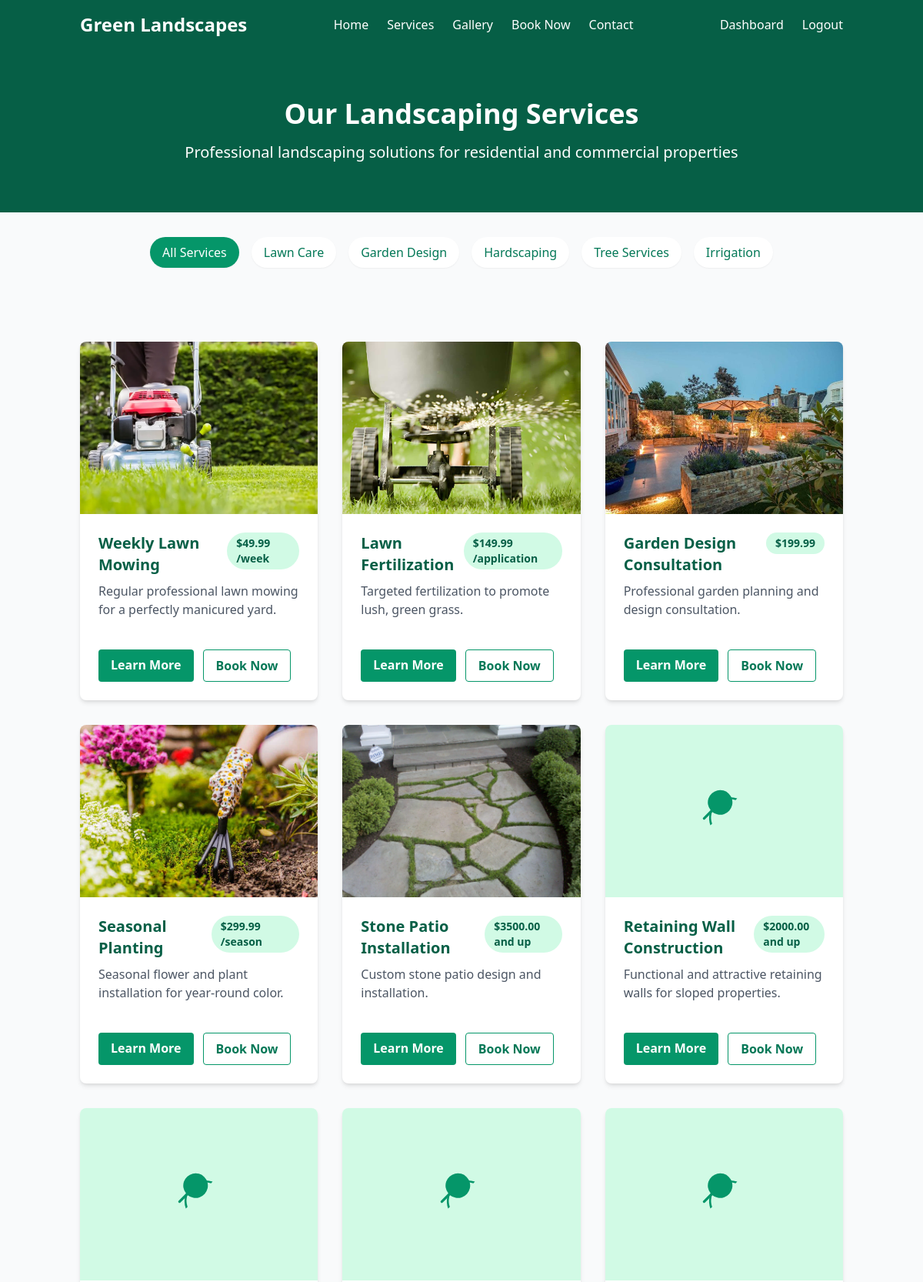
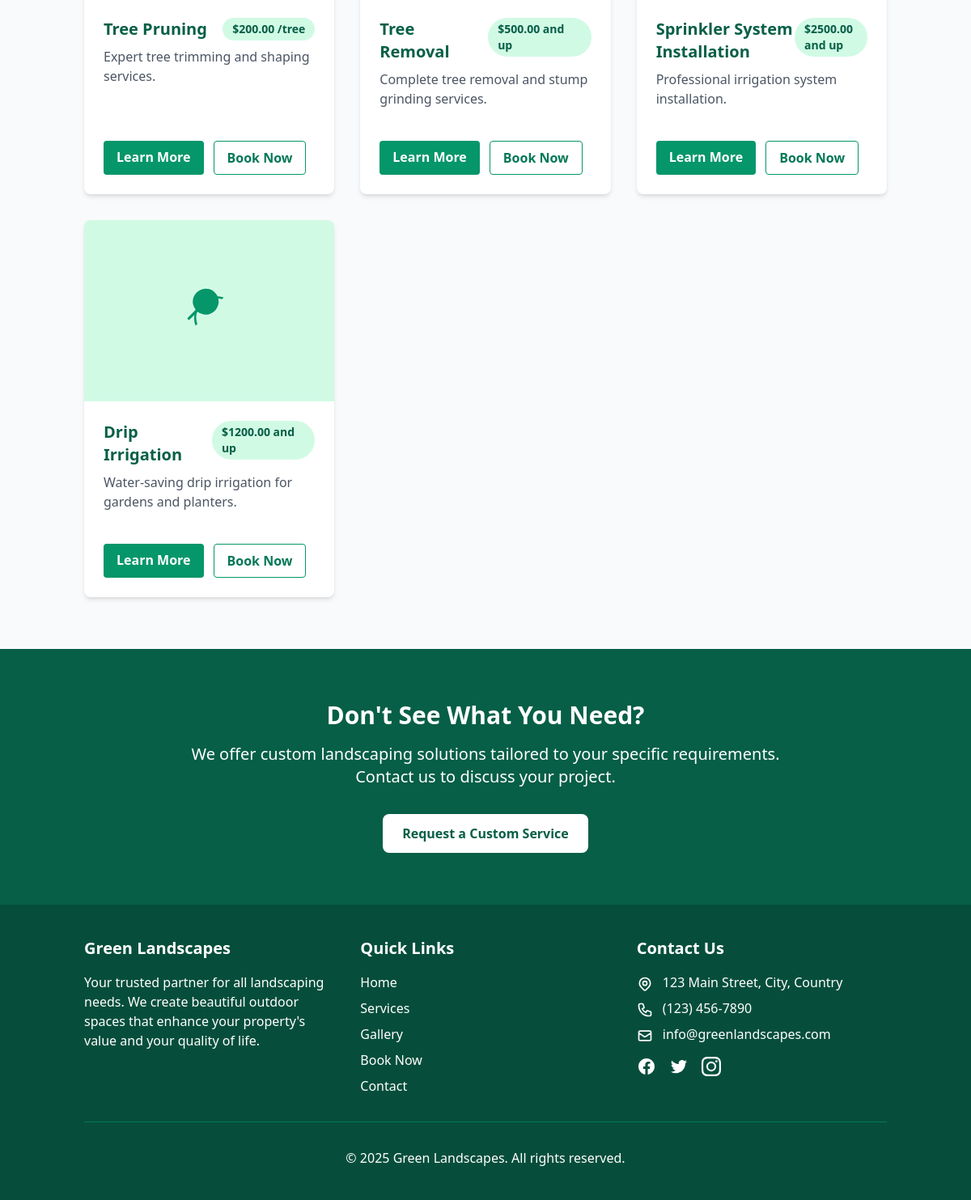
/services/ (signed in), run on the app's committed database (2 pictures, top to bottom).
### services/models.py (models this page shows, shortened)
class ServiceCategory(models.Model):
    name = models.CharField(max_length=100)
    description = models.TextField(blank=True)
    slug = models.SlugField(max_length=120, unique=True, blank=True)
    icon = models.CharField(max_length=50, blank=True, help_text="FontAwesome icon class")
    class Meta:
        verbose_name_plural = "Service Categories"

class Service(models.Model):
    category = models.ForeignKey(ServiceCategory, on_delete=models.CASCADE, related_name='services')
    name = models.CharField(max_length=200)
    description = models.TextField()
    short_description = models.CharField(max_length=255, blank=True)
    price = models.DecimalField(max_digits=10, decimal_places=2, blank=True, null=True, help_text="Leave blank if price varies")
    price_suffix = models.CharField(max_length=20, blank=True, help_text="e.g. 'per hour', 'per visit'")
    image = models.ImageField(upload_to='services/', blank=True, null=True)
    slug = models.SlugField(max_length=220, unique=True, blank=True)
    is_featured = models.BooleanField(default=False)
    created_at = models.DateTimeField(auto_now_add=True)
    updated_at = models.DateTimeField(auto_now=True)

### services/views.py (the view)
# urls.py: path('', views.ServiceListView.as_view(), name='services'),
class ServiceListView(ListView):
    model = Service
    template_name = 'services/service_list.html'
    context_object_name = 'services'
    def get_context_data(self, **kwargs):
        context = super().get_context_data(**kwargs)
        context['categories'] = ServiceCategory.objects.all()
        return context

### templates/services/service_list.html (shortened to what this page needs)
{% extends 'base.html' %}
{% load static %}
{% block content %}
<section class="bg-green-800 text-white py-16">
    <div class="container mx-auto px-4 text-center">
        <h1 class="text-4xl font-bold mb-4">Our Landscaping Services</h1>
        <p class="text-xl max-w-3xl mx-auto">Professional landscaping solutions for residential and commercial properties</p>
    </div>
</section>
{% if categories %}
<section class="py-8 bg-gray-50">
    <div class="container mx-auto px-4">
        <div class="flex flex-wrap justify-center gap-4 items-center">
            <a href="{% url 'services:services' %}" class="bg-{% if not category %}green-600{% else %}white{% endif %} text-{% if not category %}white{% else %}green-700{% endif %} px-4 py-2 rounded-full shadow-sm hover:shadow-md transition duration-300">
                All Services
            </a>
            {% for cat in categories %}
            <a href="{% url 'services:service_category' cat.slug %}" class="bg-{% if category.slug == cat.slug %}green-600{% else %}white{% endif %} text-{% if category.slug == cat.slug %}white{% else %}green-700{% endif %} px-4 py-2 rounded-full shadow-sm hover:shadow-md transition duration-300">
                {{ cat.name }}
            </a>
            {% endfor %}
        </div>
    </div>
</section>
{% endif %}
<section class="py-16">
    <div class="container mx-auto px-4">
        {% if services %}
            <div class="grid grid-cols-1 md:grid-cols-2 lg:grid-cols-3 gap-8">
                {% for service in services %}
                <div class="service-card bg-white rounded-lg shadow-md overflow-hidden h-full flex flex-col">
                    {% if service.image %}
                        <img src="{{ service.image.url }}" alt="{{ service.name }}" class="w-full h-56 object-cover">
                    {% else %}
                        <div class="w-full h-56 bg-green-100 flex items-center justify-center">
                            <span class="text-green-600 text-4xl">
                        </span>
                    </div>
                    {% endif %}
                    <div class="p-6 flex-grow">
                        <div class="flex justify-between items-start mb-2">
                            <h2 class="text-xl font-bold text-green-800">{{ service.name }}</h2>
                            {% if service.price %}
                            <span class="bg-green-100 text-green-800 text-sm font-semibold px-3 py-1 rounded-full">
                                ${{ service.price }}{% if service.price_suffix %} {{ service.price_suffix }}{% endif %}
                            </span>
                            {% endif %}
                        </div>
                        <p class="text-gray-600 mb-4">{{ service.short_description }}</p>
                    </div>
                    <div class="px-6 pb-6 mt-auto">
                        <div class="flex flex-wrap gap-3">
                            <a href="{% url 'services:service_detail' service.slug %}" class="inline-block bg-green-600 hover:bg-green-700 text-white font-bold py-2 px-4 rounded transition duration-300">
                                Learn More
                            </a>
                            <a href="{% url 'bookings:book_service' service.id %}" class="inline-block bg-white hover:bg-gray-100 text-green-700 font-bold py-2 px-4 rounded border border-green-600 transition duration-300">
                                Book Now
                            </a>
                        </div>
                    </div>
                </div>
                {% endfor %}
            </div>
        {% else %}
            <div class="text-center py-12">
                <p class="text-gray-600">No services available at the moment. Please check back later or contact us for more information.</p>
            </div>
        {% endif %}
    </div>
</section>
<section class="py-16 bg-green-800 text-white">
    <div class="container mx-auto px-4 text-center">
        <h2 class="text-3xl font-bold mb-4">Don't See What You Need?</h2>
        <p class="text-xl mb-8 max-w-3xl mx-auto">We offer custom landscaping solutions tailored to your specific requirements. Contact us to discuss your project.</p>
        <a href="{% url 'core:contact' %}" class="inline-block bg-white hover:bg-gray-100 text-green-800 font-bold py-3 px-6 rounded-lg transition duration-300">
            Request a Custom Service
        </a>
    </div>
</section>
{% endblock %}

### static/css/styles.css (style rules this page uses)
.service-card { transition: transform 0.3s ease-in-out, box-shadow 0.3s ease-in-out; }

### data on the page
ServiceCategory: name "Lawn Care"
ServiceCategory: name "Garden Design"
ServiceCategory: name "Hardscaping"
ServiceCategory: name "Tree Services"
ServiceCategory: name "Irrigation"
Service: image (picture), name "Weekly Lawn Mowing", price "49.99", price_suffix "/week", short_description "Regular professional lawn mowing for a perfectly manicured yard."
Service: image (picture), name "Lawn Fertilization", price "149.99", price_suffix "/application", short_description "Targeted fertilization to promote lush, green grass."
Service: image (picture), name "Garden Design Consultation", price "199.99", short_description "Professional garden planning and design consultation."
Service: image (picture), name "Seasonal Planting", price "299.99", price_suffix "/season", short_description "Seasonal flower and plant installation for year-round color."
Service: image (picture), name "Stone Patio Installation", price "3500.00", price_suffix "and up", short_description "Custom stone patio design and installation."
Service: name "Retaining Wall Construction", price "2000.00", price_suffix "and up", short_description "Functional and attractive retaining walls for sloped properties."
Service: name "Tree Pruning", price "200.00", price_suffix "/tree", short_description "Expert tree trimming and shaping services."
Service: name "Tree Removal", price "500.00", price_suffix "and up", short_description "Complete tree removal and stump grinding services."
Service: name "Sprinkler System Installation", price "2500.00", price_suffix "and up", short_description "Professional irrigation system installation."
Service: name "Drip Irrigation", price "1200.00", price_suffix "and up", short_description "Water-saving drip irrigation for gardens and planters."
